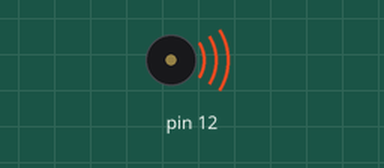
Simulated run of this sketch. Board: Arduino Uno, built with avr-gcc and run on an emulated ATmega328P. Shown: buzzer (waves = sounding). What the sketch prints to the serial monitor is not drawn.

Above: at 0.1 s.
Timing chart, 0 to 1.6 s (numbered marks = the images above):
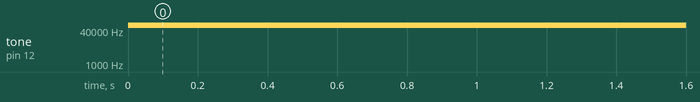

Measured:
- by itself, tone on pin 12: silent → 65535 Hz at 0.00 s

The sketch:

JingleEEPROM.ino
```cpp
#include <EEPROM.h>
#include "Player.h"

#define NUM_NOTES 53

#define BUZZER 12

void setup() {
  Player::setup(BUZZER);
  Serial.begin(115200);
}

void loop() {
  unsigned char bytes[4];

  Serial.println("Playing...");
  // put your main code here, to run repeatedly:
  for(uint16_t i = 0; i < NUM_NOTES*4; i += 4) {
    bytes[0] = EEPROM.read(i);
    bytes[1] = EEPROM.read(i+1);
    bytes[2] = EEPROM.read(i+2);
    bytes[3] = EEPROM.read(i+3);

    short pitch =  bytes[1] | bytes[0] << 8;
    short duration = 1000 / (bytes[3] | bytes[2] << 8);
    Player::play(BUZZER, pitch, duration);
  }
  Serial.println("Done!");
}
```

Player.cpp
```cpp
#include "Arduino.h"
#include "Player.h"

namespace Player {
  void setup(byte pin) {
    pinMode(pin, OUTPUT);
  }

  void play(byte pin, short pitch, short duration) {
    tone(pin, pitch, duration);
     // to distinguish the notes, set a minimum time between them.
    // the note's duration + 30% seems to work well:
    int pauseBetweenNotes = duration * 1.30;
    delay(pauseBetweenNotes);
    // stop the tone playing:
    noTone(8);
  }

  void playTune(byte pin, byte tuneLength, short tune[][2]) {
    //output an frequency
    for(byte thisNote=0;thisNote<tuneLength;thisNote++) {
     // to calculate the note duration, take one second divided by the note type.
     //e.g. quarter note = 1000 / 4, eighth note = 1000/8, etc.
     short pitch = tune[thisNote][0];
     short duration = 1000 / tune[thisNote][1];
     play(pin, pitch, duration);
    }
  }
};
```

Player.h
```cpp
#ifndef Player_h
#define Player_h

#include "Arduino.h"

namespace Player {
  void setup(byte pin);
  void play(byte pin, short pitch, short duration);
  void playTune(byte pin, byte tuneLength, short tune[][2]);
}
//class Player
//{
//  public:
//    Player(byte pin);
//    static void play(short pitch, short duration);
//    void playTune(byte tuneLength, short tune[][2]);
//  private:
//    byte _pin;
//};


#endif
```
